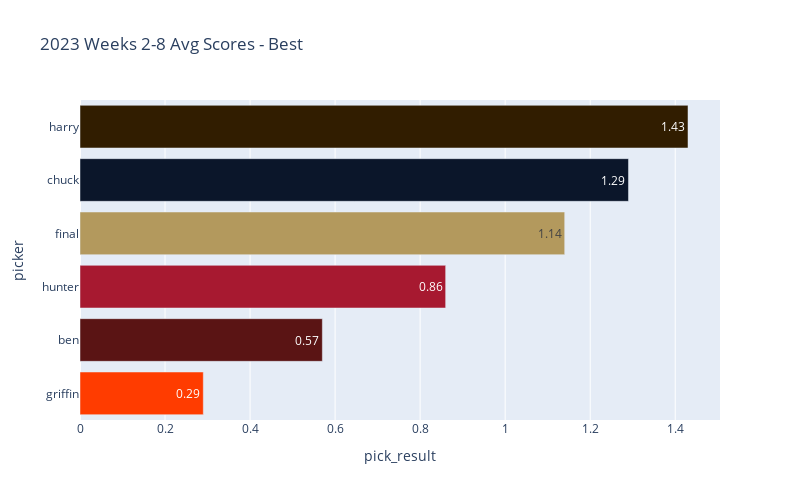

Here is the notebook cell this chart was saved with:
### Code cell
homers.plot_scores(season_df, 'best_bet', agg_sum=False)

### Figure 1 — Plotly figure (JSON) as saved in the notebook; plotly's stock layout.template omitted (floating-point values rounded to 4 significant figures)
{"data": [{"alignmentgroup": "True", "hovertemplate": "picker=%{y}<br>pick_result=%{x}<extra></extra>", "legendgroup": "harry", "marker": {"color": "#311D00", "pattern": {"shape": ""}}, "name": "harry", "offsetgroup": "harry", "orientation": "h", "showlegend": false, "textposition": "auto", "texttemplate": "%{x}", "type": "bar", "x": [1.43], "xaxis": "x", "y": ["harry"], "yaxis": "y"}, {"alignmentgroup": "True", "hovertemplate": "picker=%{y}<br>pick_result=%{x}<extra></extra>", "legendgroup": "chuck", "marker": {"color": "#0B162A", "pattern": {"shape": ""}}, "name": "chuck", "offsetgroup": "chuck", "orientation": "h", "showlegend": false, "textposition": "auto", "texttemplate": "%{x}", "type": "bar", "x": [1.29], "xaxis": "x", "y": ["chuck"], "yaxis": "y"}, {"alignmentgroup": "True", "hovertemplate": "picker=%{y}<br>pick_result=%{x}<extra></extra>", "legendgroup": "final", "marker": {"color": "#B3995D", "pattern": {"shape": ""}}, "name": "final", "offsetgroup": "final", "orientation": "h", "showlegend": false, "textposition": "auto", "texttemplate": "%{x}", "type": "bar", "x": [1.14], "xaxis": "x", "y": ["final"], "yaxis": "y"}, {"alignmentgroup": "True", "hovertemplate": "picker=%{y}<br>pick_result=%{x}<extra></extra>", "legendgroup": "hunter", "marker": {"color": "#A71930", "pattern": {"shape": ""}}, "name": "hunter", "offsetgroup": "hunter", "orientation": "h", "showlegend": false, "textposition": "auto", "texttemplate": "%{x}", "type": "bar", "x": [0.86], "xaxis": "x", "y": ["hunter"], "yaxis": "y"}, {"alignmentgroup": "True", "hovertemplate": "picker=%{y}<br>pick_result=%{x}<extra></extra>", "legendgroup": "ben", "marker": {"color": "#5A1414", "pattern": {"shape": ""}}, "name": "ben", "offsetgroup": "ben", "orientation": "h", "showlegend": false, "textposition": "auto", "texttemplate": "%{x}", "type": "bar", "x": [0.57], "xaxis": "x", "y": ["ben"], "yaxis": "y"}, {"alignmentgroup": "True", "hovertemplate": "picker=%{y}<br>pick_result=%{x}<extra></extra>", "legendgroup": "griffin", "marker": {"color": "#FF3C00", "pattern": {"shape": ""}}, "name": "griffin", "offsetgroup": "griffin", "orientation": "h", "showlegend": false, "textposition": "auto", "texttemplate": "%{x}", "type": "bar", "x": [0.29], "xaxis": "x", "y": ["griffin"], "yaxis": "y"}], "layout": {"barmode": "relative", "height": 500, "legend": {"title": {"text": "picker"}, "tracegroupgap": 0}, "title": {"text": "2023 Weeks 2-8 Avg Scores - Best"}, "width": 800, "xaxis": {"anchor": "y", "domain": [0, 1], "title": {"text": "pick_result"}}, "yaxis": {"anchor": "x", "categoryarray": ["griffin", "ben", "hunter", "final", "chuck", "harry"], "categoryorder": "array", "domain": [0, 1], "title": {"text": "picker"}}}}
